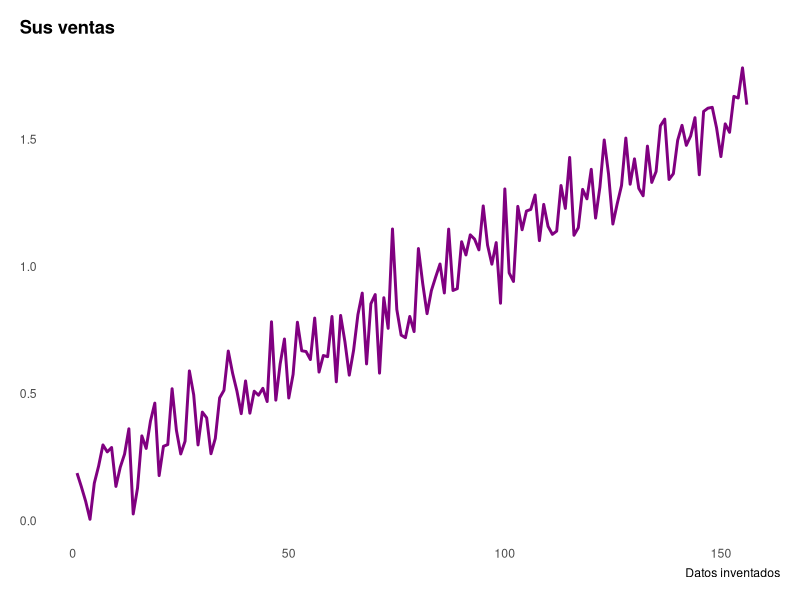

Source code (R):
## ---- chunk 1
#| label: libs
#| include: false

library(ggplot2)

# Create ggplot theme based on minimal with no gridlines. 
# Title is size 8 and bold, and caption is size 6.
theme_slides <- function() {
  theme_minimal() +
    theme(
      panel.grid.major = element_blank(),
      panel.grid.minor = element_blank(),
      plot.title = element_text(face = "bold"),
      # plot.caption = element_text(size = 10),
      # plot.subtitle = element_text(size = 10),
      plot.title.position = "plot",
      plot.caption.position = "plot",
      plot.margin = margin(0.5, 0.5, 0.5, 0.5, "cm"),
      axis.title = element_blank(),
      # axis.text = element_text(size = 8),
      axis.ticks = element_blank(),
      axis.line = element_blank()
    )
}
theme_set(theme_slides())
## ---- chunk 2
#| label: ventas
set.seed(31818)
n_dates <- 52 * 3
time <- 1:n_dates

stores  <- exp(0.1 + 0.05 * time + rnorm(n_dates, 0, 0.1))
# total_sales <- exp(0.1 + 0.03 * time + rnorm(n_dates, 0, 0.2))
total_sales <- 0.1 + 0.01 * time + rnorm(n_dates, 0, 0.1)
sales_per_store <- total_sales / stores

df1 <- data.frame(
  date = 1:n_dates,
  sales_per_store, 
  total_sales
)

ggplot(df1) + 
  geom_line(aes(x = date, y = total_sales), color = "#800080", linewidth = 1) +
  # geom_line(aes(x = date, y = sales_per_store), color = "#800080", linewidth = 1) +
  labs(
    title = "Sus ventas",
    x = "",
    y = "Ventas (miles de euros)",
    caption = "Datos inventados"
  ) 

